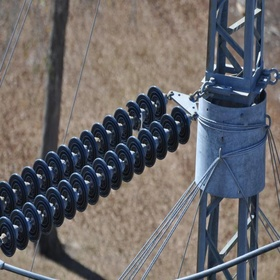
#> input picture datasets/IDD_yolo11/train/images/100010_jpg.rf.9b6b4e3cbf587affa50d0683153767ef.jpg, 280 x 280 px, shrunk from 640 x 640 before the run
$ python generate_report_images.py
#> lines starting #> are read from the running program, lines starting #| are printed output that depends on the picture
#> further down, img is the input picture: shape (280, 280, 3); mean B, G, R 105, 103.7, 106.9
import cv2
import numpy as np
import os
import shutil

# 路径设置
img_dir = r"c:\Develop\BS\Insulator_System_m\datasets\Combined_Insulator\train\images"
artifact_dir = r"C:\Users\27207\.gemini\antigravity\brain\00bc15cb-3abe-489a-8762-a41bfb66e530\artifacts"
mosaic_src = r"c:\Develop\BS\Insulator_System_m\runs\train\yolo11_PConv_exp\train_batch0.jpg"

def generate_synthetic_fog(image, t=0.5, A=0.8):
#> called with t = 0.5, A = 0.8
    img_float = image.astype(np.float32) / 255.0
    foggy_img = img_float * t + A * (1 - t)
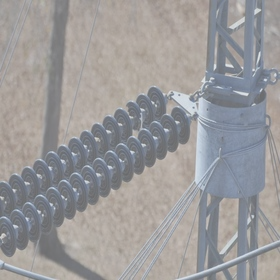
#> foggy_img: shape (280, 280, 3) float32; mean B, G, R 0.606, 0.603, 0.61
    foggy_img = np.clip(foggy_img, 0, 1)
    return (foggy_img * 255).astype(np.uint8)

# 1. 选取一张原始图像
samples = [f for f in os.listdir(img_dir) if f.endswith('.jpg')]
if samples:
    sample_img_path = os.path.join(img_dir, samples[0])
    # 处理中文路径
    img = cv2.imdecode(np.fromfile(sample_img_path, dtype=np.uint8), -1)

    if img is not None:
        # 保存原始图 (a)
        cv2.imwrite(os.path.join(artifact_dir, "report_a_clear.jpg"), img)

        # 生成并保存雾化图 (b)
        foggy = generate_synthetic_fog(img)
        cv2.imwrite(os.path.join(artifact_dir, "report_b_foggy.jpg"), foggy)
        print("Created clear and foggy sample images.")

# 2. 复制 Mosaic 图片 (c)
if os.path.exists(mosaic_src):
    shutil.copy2(mosaic_src, os.path.join(artifact_dir, "report_c_mosaic.jpg"))
    print("Copied mosaic sample image.")
else:
    print("Mosaic source not found.")

$ run again, with runs/train/yolo11_MSCB2/train_batch13490.jpg copied over datasets/IDD_yolo11/train/images/100010_jpg.rf.9b6b4e3cbf587affa50d0683153767ef.jpg
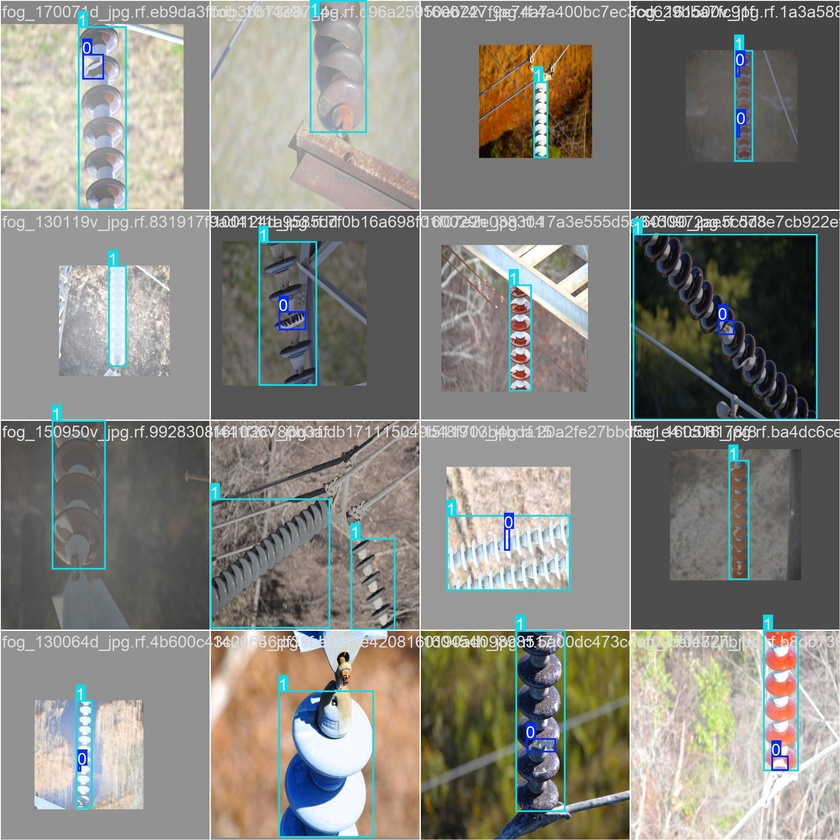
#> input picture runs/train/yolo11_MSCB2/train_batch13490.jpg, 840 x 840 px, shrunk from 1920 x 1920 before the run
#> img is the input picture: shape (840, 840, 3); mean B, G, R 129, 135.1, 135.9
#> in generate_synthetic_fog, `foggy_img = img_float * t + A * (1 - t)`:
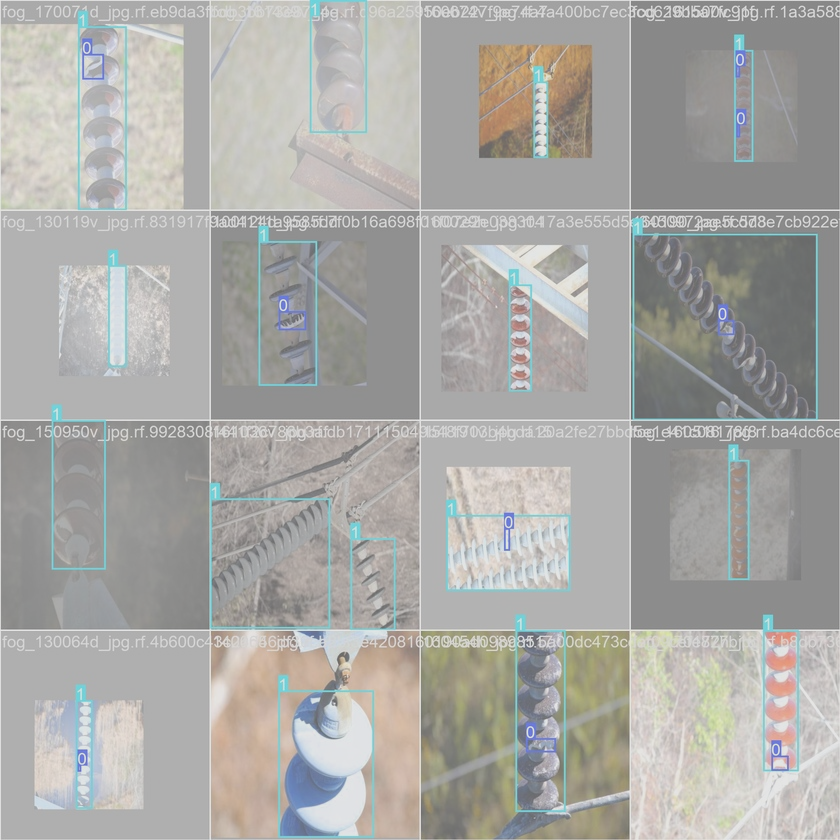
#> foggy_img: shape (840, 840, 3) float32; mean B, G, R 0.653, 0.665, 0.667

$ run again, with runs/train/yolo11_MSCB2/train_batch13491.jpg copied over datasets/IDD_yolo11/train/images/100010_jpg.rf.9b6b4e3cbf587affa50d0683153767ef.jpg
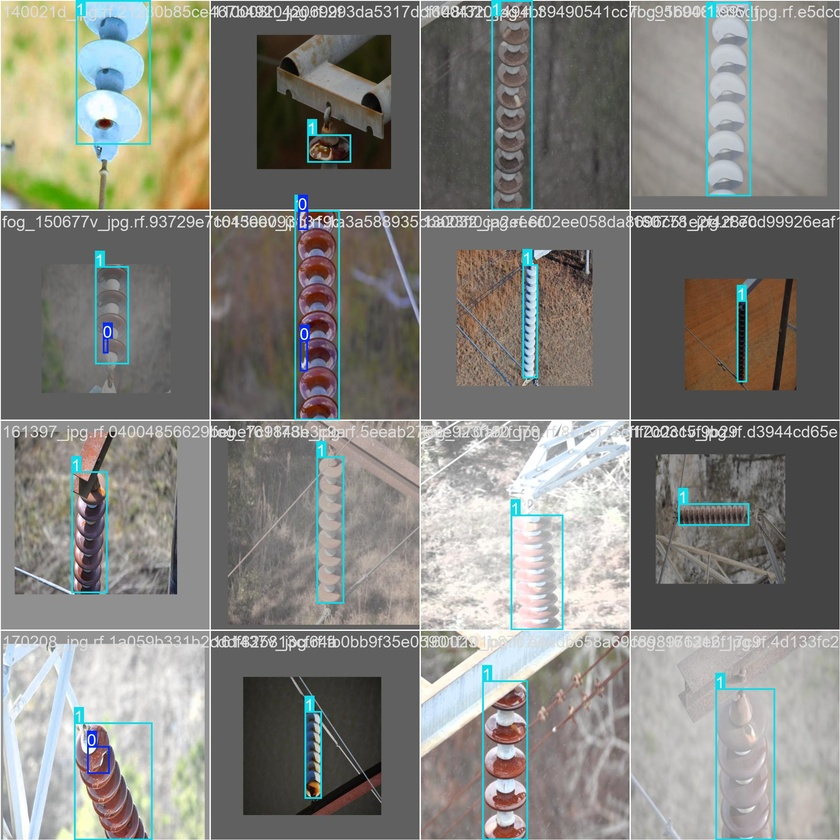
#> input picture runs/train/yolo11_MSCB2/train_batch13491.jpg, 840 x 840 px, shrunk from 1920 x 1920 before the run
#> img is the input picture: shape (840, 840, 3); mean B, G, R 127.2, 132.6, 132.9
#> in generate_synthetic_fog, `foggy_img = img_float * t + A * (1 - t)`:
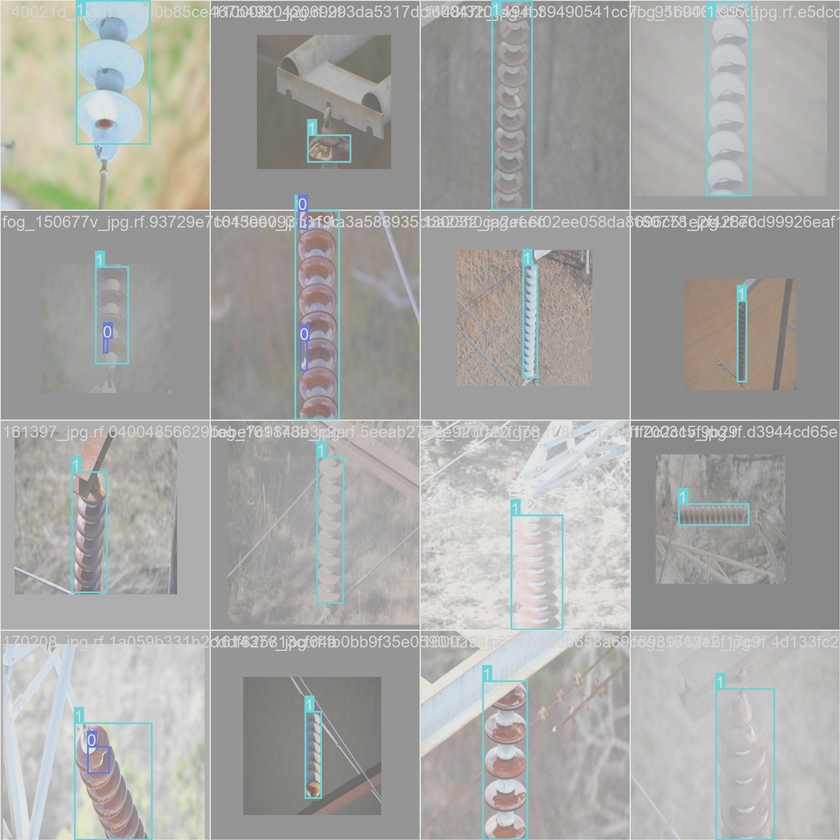
#> foggy_img: shape (840, 840, 3) float32; mean B, G, R 0.65, 0.66, 0.661

$ run again, with runs/train/yolo11_MSCB2/train_batch13492.jpg copied over datasets/IDD_yolo11/train/images/100010_jpg.rf.9b6b4e3cbf587affa50d0683153767ef.jpg
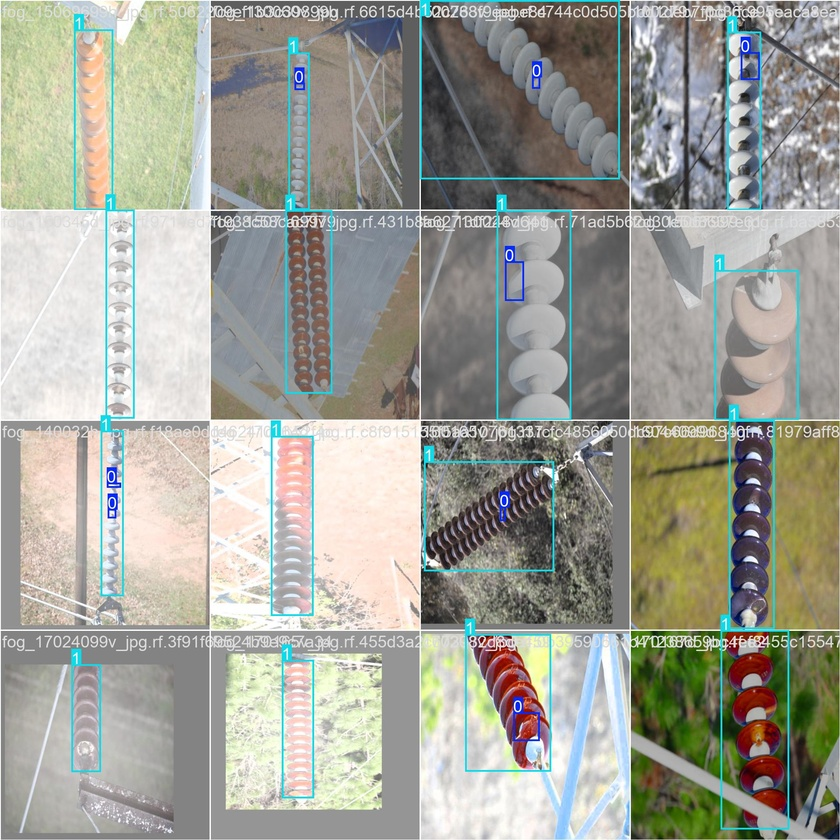
#> input picture runs/train/yolo11_MSCB2/train_batch13492.jpg, 840 x 840 px, shrunk from 1920 x 1920 before the run
#> img is the input picture: shape (840, 840, 3); mean B, G, R 151.6, 161.1, 160.1
#> in generate_synthetic_fog, `foggy_img = img_float * t + A * (1 - t)`:
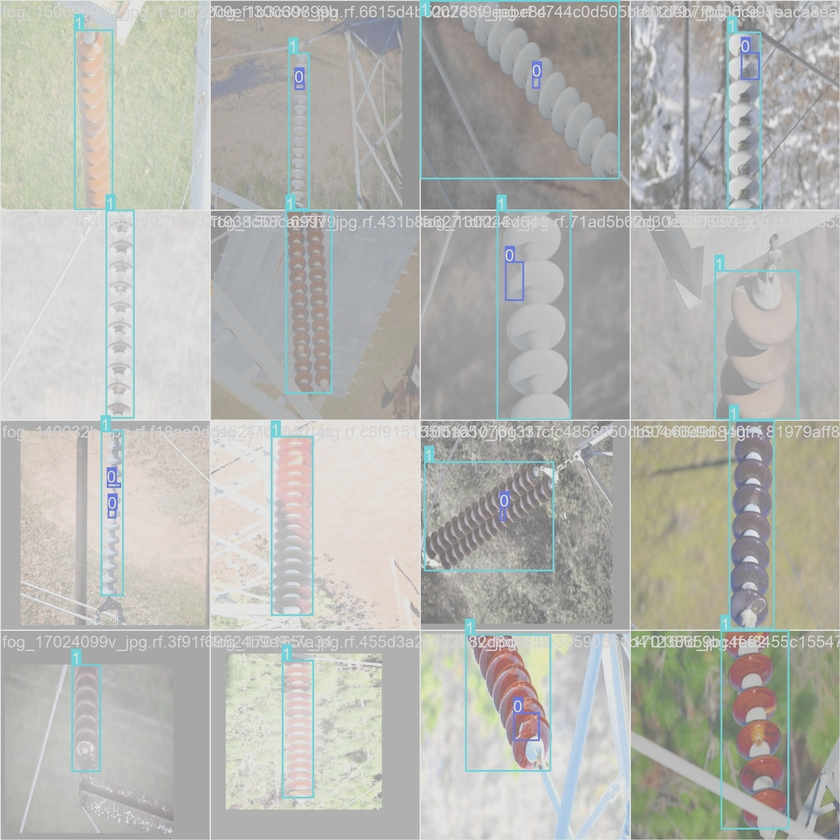
#> foggy_img: shape (840, 840, 3) float32; mean B, G, R 0.697, 0.716, 0.714
